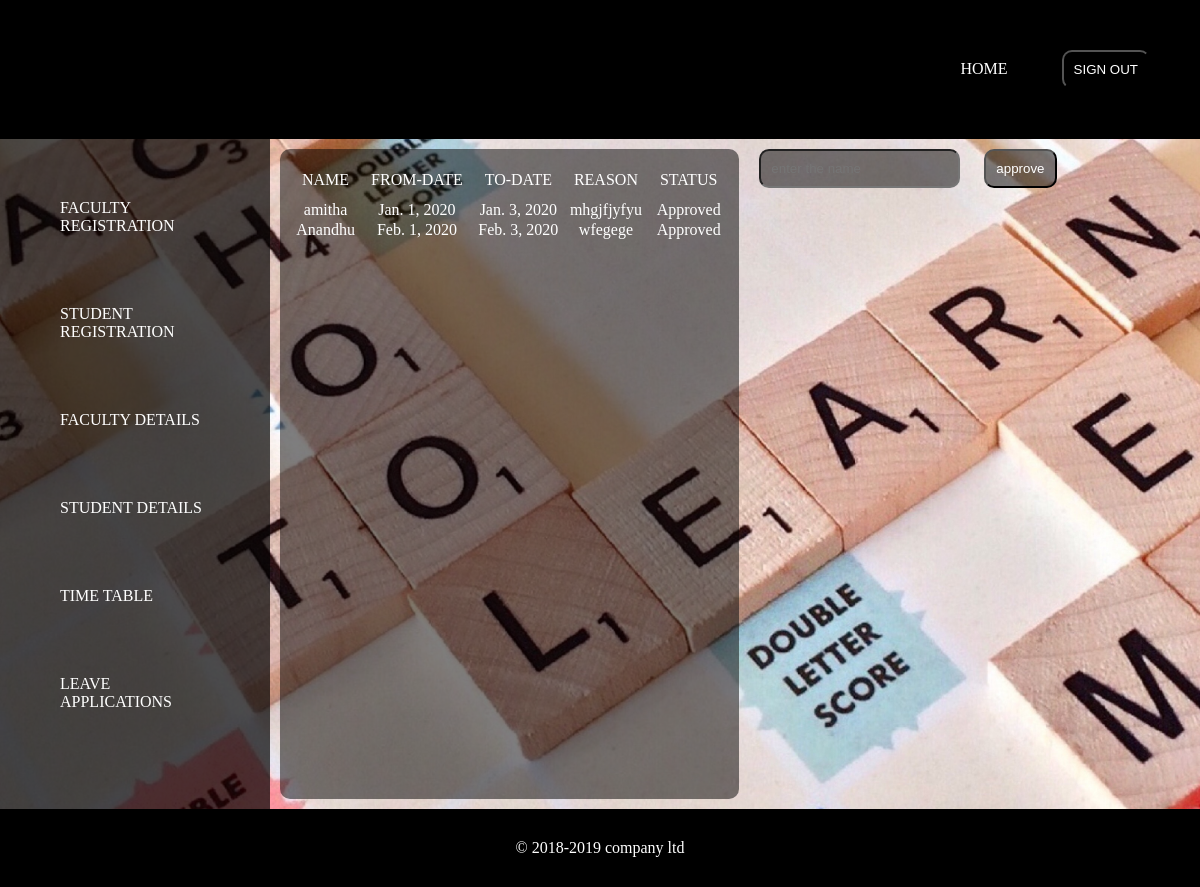
The app's page /faccl with its own data.
### attapp/models.py (models this page shows)
class facultyleave (models.Model):
    username=models.CharField(max_length=20,null=True,blank=True)
    fromdate=models.DateField()
    todate=models.DateField()
    reason=models.CharField(max_length=40,null=True,blank=True)
    status=models.CharField(max_length=10)

### attapp/views.py (the view)
# urls.py: path('faccl',views.approvefac,name='adminfacleave'),
def approvefac(request):
     queryset=facultyleave.objects.all().filter()
     return render(request,'adminfacleave.html',{'authors':queryset})

### attapp/templates/adminfacleave.html (shortened to what this page needs)
<!doctype html>
<html>
     <head>
			<title>signup</title>{% load static %}
		    {% load static %}
			<link rel="stylesheet" href="{% static 'css/style2.css'%}">
	</head>
<body class="a">
	<div class="abc">
		<ul>
			<li><a href="{%url 'adminhome'%}">HOME</a></li>
			<li>
				<form name="signup" action="{%url 'signout'%}" method="POST">
					<input type="submit"  class="frm1" value="SIGN OUT" name="signout">
				</form>
				</li>
		</ul>
	</div>
		<div style="display:inline-flex">
          <div class="form">
			  <ul>
					<li><a href="{%url 'facultysignup'%}">FACULTY REGISTRATION</a></li>
					<li><a href="{%url 'studentsignup'%}">STUDENT REGISTRATION</a></li>
					<li><a href="{%url 'adminhome'%}">FACULTY DETAILS</a>
					   </li>
					<li><a href="{%url 'adminhome'%}">STUDENT DETAILS</a>
					   </li>
					<li><a href="{%url 'timetable'%}">TIME TABLE</a></li>
					<li><a href="{%url 'adminleave'%}">LEAVE APPLICATIONS</a></li>
	</div>
	<div class="form6">
		<tr>
			<table>
			<tr>
				<td style="padding:10px">NAME</td>
				<td style="padding:10px">FROM-DATE</td>
				<td style="padding:10px">TO-DATE</td>
				<td style="padding:10px">REASON</td>
				<td style="padding:10px">STATUS</td>
			</tr>
			{%if authors%}
			{%for i in authors%}
			<tr>
				<td>{{i.username}}</td>
				<td>{{i.fromdate}}</td>
				<td>{{i.todate}}</td>
				<td>{{i.reason}}</td>
				<td>{{i.status}}</td>
			</tr>
			{%endfor %}
			{%endif %}
		</table>
		</div>
		<div>
			<form action="{%url 'approved'%}" method="POST">
			<input type="text" class="frm1" placeholder="enter the name" name="username">
			<input type="submit" class="frm1" value="approve">
</form>
		</div>
	</div>
		<div class="ft">
      <footer>
	           <p>&copy 2018-2019 company ltd<p>
	  </footer>
 </div>
</body>
</html>

### attapp/static/css/style2.css (style rules this page uses)
* { margin:0px; padding:0px; }
.a { background-image:url("../img/001.jpg"); background-size:cover; }
.form6 { padding:10px; margin:10px; margin-left:10px; border-radius:10px; text-align:center; background-color: rgba(0,0,0,0.5); color:white; }
.form { width:250px; padding:10px; height:650px; background-color:rgba(0,0,0,0.7); text-align:left; }
.form ul li { padding:20px; margin:30px; list-style: none; border-radius: 20px; }
.abc { text-align:right; padding:20px; background-color: black; }
.abc ul li { display:inline-flex; padding:20px; }
.abc ul li a { color:white; text-decoration: none; }
.form ul li a { text-decoration: none; color:white; }
.frm1 { padding:10px; margin:10px; background-color:rgba(0,0,0,0.5); outline:none; color:white; border-radius:10px; }
.ft { background-color:black; text-align:center; color:white; padding:30px; }

### records on screen
facultyleave: username "amitha", fromdate "Jan. 1, 2020", todate "Jan. 3, 2020", reason "mhgjfjyfyu", status "Approved"
facultyleave: username "Anandhu", fromdate "Feb. 1, 2020", todate "Feb. 3, 2020", reason "wfegege", status "Approved"
